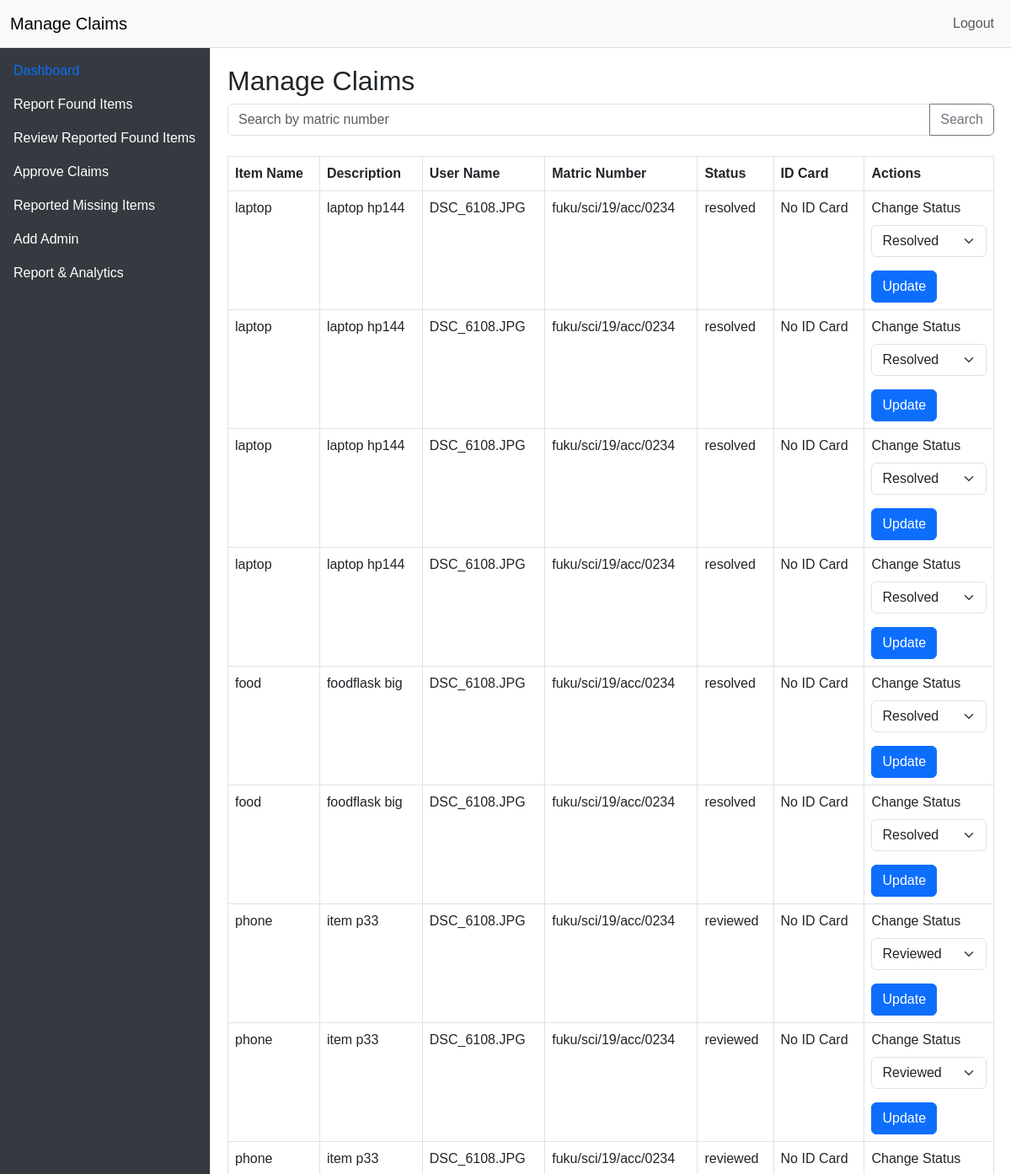
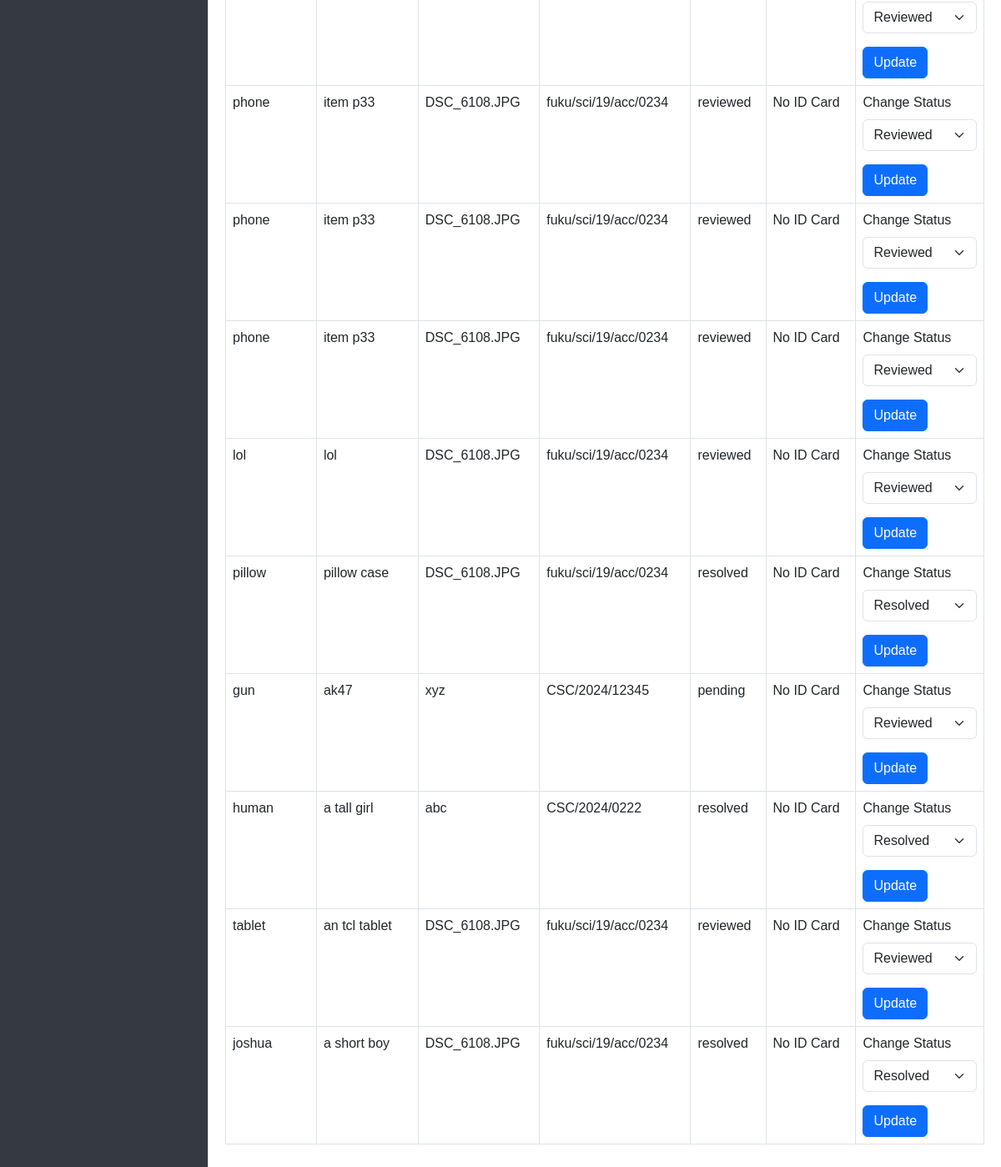
Screenshot of /manage_found.php (signed in) with the database file from the repository (2 pictures, top to bottom).
### tables this page shows
CREATE TABLE `report` (
  `id` int(11) NOT NULL,
  `user_id` int(11) NOT NULL,
  `item_name` varchar(100) NOT NULL,
  `item_description` text NOT NULL,
  `lost_date` date NOT NULL,
  `location` varchar(100) NOT NULL,
  `contact` varchar(100) NOT NULL,
  `item_image` varchar(255) DEFAULT NULL,
  `report_status` enum('pending','reviewed','resolved') DEFAULT 'pending',
  `created_at` timestamp NOT NULL DEFAULT current_timestamp()
);

CREATE TABLE `user_reg` (
  `id` int(11) NOT NULL,
  `name` varchar(100) NOT NULL,
  `username` varchar(50) NOT NULL,
  `password` varchar(255) NOT NULL,
  `email` varchar(100) NOT NULL,
  `phone` varchar(20) NOT NULL,
  `department` varchar(100) NOT NULL,
  `matric` varchar(20) NOT NULL,
  `profile_photo` varchar(255) DEFAULT NULL,
  `created_at` timestamp NOT NULL DEFAULT current_timestamp()
);

### manage_found.php (the view, shortened to what this page needs)
<?php
include("conn.php");
$searchTerm = isset($_GET['search']) ? $_GET['search'] : '';
$sqlReports = "SELECT r.*, ur.name, ur.matric, ur.phone, ur.profile_photo, ic.id_card
               FROM report r
               JOIN user_reg ur ON r.user_id = ur.id
               LEFT JOIN item_claims ic ON r.id = ic.lost_item_id
               WHERE ur.matric LIKE :searchTerm";
$stmtReports = $pdo->prepare($sqlReports);
$stmtReports->execute([':searchTerm' => '%' . $searchTerm . '%']);
$reports = $stmtReports->fetchAll();
?>
<!DOCTYPE html>
<html lang="en">
<head>
    <link href="https://cdn.jsdelivr.net/npm/bootstrap@5.3.0/dist/css/bootstrap.min.css" rel="stylesheet">
</head>
<body>
    <nav class="navbar navbar-expand-lg navbar-light bg-light">
        <div class="container-fluid">
            <a class="navbar-brand" href="#">Manage Claims</a>
            <div class="collapse navbar-collapse" id="navbarNav">
                <ul class="navbar-nav ms-auto">
                    <li class="nav-item">
                        <a class="nav-link" href="admin_logout.php">Logout</a>
                    </li>
                </ul>
            </div>
        </div>
    </nav>
    <div class="sidebar">
        <div class="sidebar-sticky">
            <ul class="nav flex-column">
                <li class="nav-item">
                    <a class="nav-link active" href="admin_dashboard.php">
                        Dashboard
                    </a>
                </li>
                <li class="nav-item">
                    <a class="nav-link" href="adminreport.php">
                        Report Found Items
                    </a>
                </li>
                <li class="nav-item">
                    <a class="nav-link" href="adminreview.php">
                        Review Reported Found Items
                    </a>
                </li>
                <li class="nav-item">
                    <a class="nav-link" href="manage_found.php">
                        Approve Claims
                    </a>
                </li>
                <li class="nav-item">
                    <a class="nav-link" href="adminview.php">
                        Reported Missing Items
                    </a>
                </li>
                <li class="nav-item">
                    <a class="nav-link" href="admin_secrete_add.php">Add Admin</a>
                </li>
                <li class="nav-item">
                    <a class="nav-link" href="analytics.php">Report & Analytics</a>
                </li>
            </ul>
        </div>
    </div>
    <div class="content-area">
        <h2>Manage Claims</h2>
        <form method="GET" class="mb-4">
            <div class="input-group">
                <input type="text" class="form-control" name="search" placeholder="Search by matric number" value="<?php echo htmlspecialchars($searchTerm); ?>">
                <button class="btn btn-outline-secondary" type="submit">Search</button>
            </div>
        </form>
        <table class="table table-bordered">
            <thead>
                <tr>
                    <th>Item Name</th>
                    <th>Description</th>
                    <th>User Name</th>
                    <th>Matric Number</th>
                    <th>Status</th>
                    <th>ID Card</th>
                    <th>Actions</th>
                </tr>
            </thead>
            <tbody>
                <?php foreach ($reports as $report): ?>
                    <tr>
                        <td><?php echo htmlspecialchars($report['item_name']); ?></td>
                        <td><?php echo htmlspecialchars($report['item_description']); ?></td>
                        <td><?php echo htmlspecialchars($report['name']); ?></td>
                        <td><?php echo htmlspecialchars($report['matric']); ?></td>
                        <td><?php echo htmlspecialchars($report['report_status']); ?></td>
                        <td>
                            <?php if (!empty($report['id_card'])): ?>
                                <img src="./uploads/<?php echo htmlspecialchars($report['id_card']); ?>" alt="ID Card" class="image-preview" data-bs-toggle="modal" data-bs-target="#idCardModal-<?php echo $report['id']; ?>">
                                <div class="modal fade" id="idCardModal-<?php echo $report['id']; ?>" tabindex="-1" aria-labelledby="idCardModalLabel-<?php echo $report['id']; ?>" aria-hidden="true">
                                    <div class="modal-dialog modal-dialog-scrollable">
                                        <div class="modal-content">
                                            <div class="modal-header">
                                                <h5 class="modal-title" id="idCardModalLabel-<?php echo $report['id']; ?>">ID Card</h5>
                                                <button type="button" class="btn-close" data-bs-dismiss="modal" aria-label="Close"></button>
                                            </div>
                                            <div class="modal-body">
                                                <img src="./uploads/<?php echo htmlspecialchars($report['id_card']); ?>" alt="ID Card" class="img-fluid">
                                            </div>
                                        </div>
                                    </div>
                                </div>
                            <?php else: ?>
                                No ID Card
                            <?php endif; ?>
                        </td>
                        <td>
                            <form method="post">
                                <div class="mb-3">
                                    <label for="status" class="form-label">Change Status</label>
                                    <select name="status" id="status" class="form-select">
                                        <option value="reviewed" <?php echo $report['report_status'] == 'reviewed' ? 'selected' : ''; ?>>Reviewed</option>
                                        <option value="resolved" <?php echo $report['report_status'] == 'resolved' ? 'selected' : ''; ?>>Resolved</option>
                                    </select>
                                </div>
                                <button type="submit" name="update_status" class="btn btn-primary">Update</button>
                            </form>
                        </td>
                    </tr>
                <?php endforeach; ?>
            </tbody>
        </table>
    </div>
</body>
</html>

### manage_found.php (style rules this page uses)
body, html { height: 100%; margin: 0; font-family: Arial, sans-serif; }
.navbar { z-index: 1050; background-color: #f8f9fa; border-bottom: 1px solid #ddd; }
.sidebar { position: fixed; top: 0; bottom: 0; left: 0; width: 250px; z-index: 1000; padding-top: 56px; border-right: 1px solid #ddd; background-color: #343a40; }
.sidebar-sticky { position: -webkit-sticky; position: sticky; top: 0; height: calc(100vh - 56px); padding-top: 0.5rem; overflow-x: hidden; overflow-y: auto; }
.sidebar .nav-link { font-weight: 500; color: #ffffff; }
.sidebar .nav-link.active { color: #0d6efd; }
.content-area { margin-left: 250px; padding: 20px; }

### rows the page displays
report: item_name "laptop", item_description "laptop hp144", user.name "DSC_6108.JPG", user.matric "fuku/sci/19/acc/0234", report_status "resolved", status "Resolved"
report: item_name "food", item_description "foodflask big", user.name "DSC_6108.JPG", user.matric "fuku/sci/19/acc/0234", report_status "resolved", status "Resolved"
report: item_name "phone", item_description "item p33", user.name "DSC_6108.JPG", user.matric "fuku/sci/19/acc/0234", report_status "reviewed", status "Reviewed"
report: item_name "lol", item_description "lol", user.name "DSC_6108.JPG", user.matric "fuku/sci/19/acc/0234", report_status "reviewed", status "Reviewed"
report: item_name "pillow", item_description "pillow case", user.name "DSC_6108.JPG", user.matric "fuku/sci/19/acc/0234", report_status "resolved", status "Resolved"
report: item_name "gun", item_description "ak47", user.name "xyz", user.matric "CSC/2024/12345", report_status "pending"
report: item_name "human", item_description "a tall girl", user.name "abc", user.matric "CSC/2024/0222", report_status "resolved", status "Resolved"
report: item_name "tablet", item_description "an tcl tablet", user.name "DSC_6108.JPG", user.matric "fuku/sci/19/acc/0234", report_status "reviewed", status "Reviewed"
report: item_name "joshua", item_description "a short boy", user.name "DSC_6108.JPG", user.matric "fuku/sci/19/acc/0234", report_status "resolved", status "Resolved"
